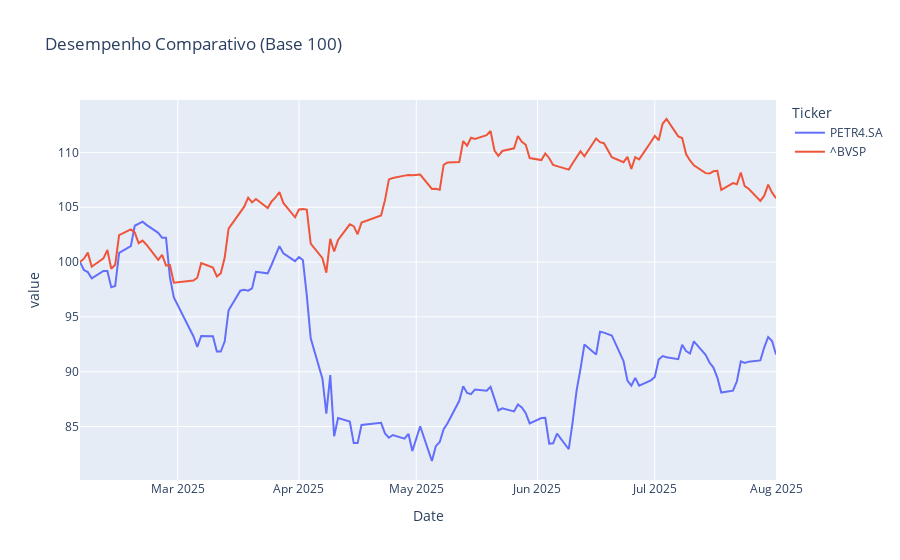

Write notebook code for a chart like this one.
### Code cell
precos_normalizados = (precos / precos.iloc[0]) * 100
fig_precos_normalizados = px.line(precos_normalizados, title='Desempenho Comparativo (Base 100)')
fig_precos_normalizados.show()
